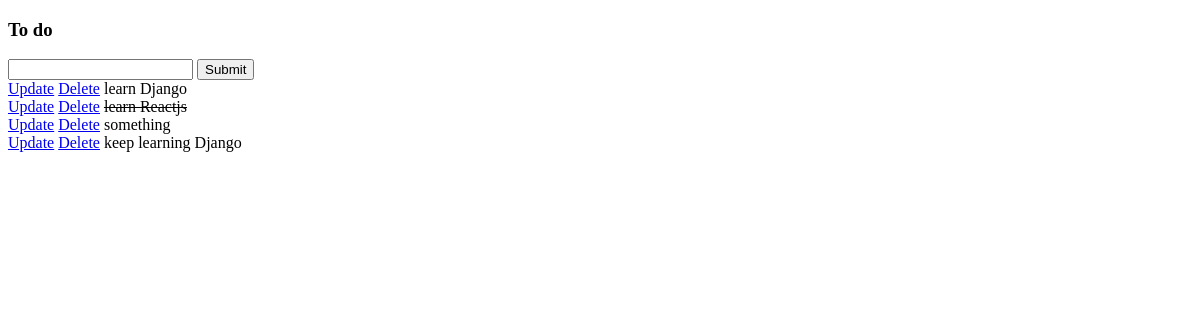
Before: / with the older database file.
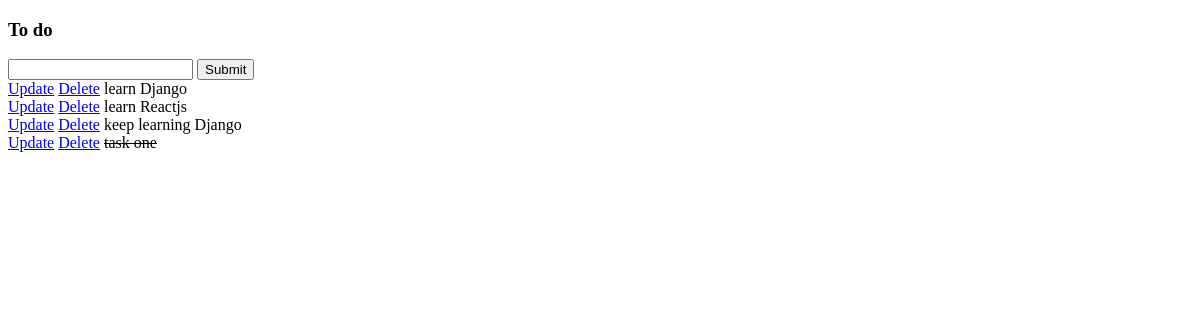
After: the same page with the newer database file.
### tasks/models.py (models this page shows)
class Task(models.Model):
    title = models.CharField(max_length=200)
    complete = models.BooleanField(default=False)
    created = models.DateTimeField(auto_now_add=True)
    def __str__(self):
        return self.title

### tasks/views.py (the view)
# urls.py: path('', views.index, name='list'),
def index(request):
    tasks = Task.objects.all()
    form = TaskForm()
    if request.method == 'POST':
        form = TaskForm(request.POST)
        if form.is_valid():
            form.save()
        return redirect('/')
    context = {'tasks': tasks, 'form': form}
    return render(request, 'tasks/list.html', context)

### tasks/forms.py
class TaskForm(ModelForm):
    class Meta:
        model = Task
        fields = '__all__'

### tasks/templates/tasks/list.html (shortened to what this page needs)
<!DOCTYPE html>
<html>
    <head>
    </head>
    <body>
        <h3>To do</h3>
        <form method="POST" action="/">
            {{form.title}}
            <input type="submit" name="Create task">
        </form>
        {% for task in tasks %}
            <div>
                <a href="{% url 'tasks:update_task' task.id %}">Update</a>
                <a href="{% url 'tasks:delete_task' task.id %}">Delete</a>
                {% if task.complete == True %}
                    <strike>{{task}}</strike>
                {% else %}
                    <span>{{task}}</span>
                {% endif %}
            </div>
        {% endfor %}
    </body>
</html>

Changed rows visible on the page:
removed Task: title "something"
changed Task "learn Reactjs": complete True → False (drawn)
added Task: title "task one"
